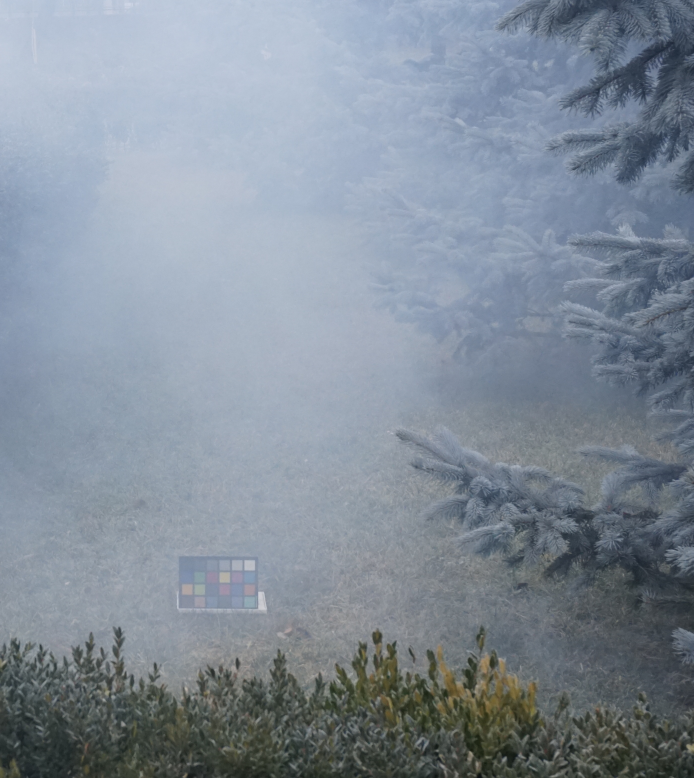
#> input picture data/hazy/08_outdoor_hazy.jpg, 2776 x 3112 px (shown at 1/4 size); its folder holds 2 pictures in this run
$ python synthesize_haze.py --input ../data/hazy --output out
#> lines starting #> are read from the running program, lines starting #| are printed output that depends on the picture
### src/io_utils.py
from __future__ import annotations

from pathlib import Path

import numpy as np
from PIL import Image

from .postprocessing import to_uint8


def list_images(directory: str | Path, extensions: list[str]) -> list[Path]:
    """Return all image paths under `directory` matching the given extensions."""
    return [p for p in Path(directory).rglob("*") if p.suffix.lower() in extensions]


def read_image(path: str | Path) -> np.ndarray:
    """Load an image from disk as an RGB float array in [0, 1]."""
    return np.array(Image.open(path).convert("RGB")) / 255.0


def write_image(path: str | Path, image: np.ndarray) -> None:
    """Write an image (RGB, float in [0, 1] or uint8) to disk."""
    if image.dtype != np.uint8:
        image = to_uint8(image)
    Image.fromarray(image).save(path)


def ensure_dir(path: str | Path) -> Path:
    """Create the directory if it does not exist and return it as a Path."""
    Path(path).mkdir(parents=True, exist_ok=True)
    return Path(path)

### src/postprocessing.py
from __future__ import annotations

import numpy as np


def clip_image(image: np.ndarray) -> np.ndarray:
    """Clip an image to [0, 1]."""
    return np.clip(image, 0, 1)


def to_uint8(image: np.ndarray) -> np.ndarray:
    """Convert a float image in [0, 1] to uint8."""
    return (clip_image(image) * 255).round().astype(np.uint8)

### scripts/synthesize_haze.py
"""Synthesise hazy versions of clean images using the atmospheric scattering
model. Useful if you don't have a paired benchmark dataset to hand: you can
take any clean outdoor photo, synthesise haze, and use the original as GT.

I(x) = J(x) * t(x) + A * (1 - t(x))

where t(x) = exp(-beta * d(x)) and d(x) is a synthetic depth proxy (radial
distance from the image centre, normalised to [0, 1]).

Example:
    python scripts/synthesize_haze.py \\
        --input data/clean \\
        --output data/synthetic_hazy \\
        --beta 1.2
"""
from __future__ import annotations

import argparse
from pathlib import Path
import sys

sys.path.insert(0, str(Path(__file__).resolve().parent.parent))

import numpy as np

from src.io_utils import ensure_dir, read_image, write_image


def radial_depth(h: int, w: int) -> np.ndarray:
    """Synthetic depth proxy: radial distance from image centre, normalised."""
    yy, xx = np.meshgrid(np.arange(h), np.arange(w), indexing="ij")
    cy, cx = (h - 1) / 2, (w - 1) / 2
    d = np.sqrt(((yy - cy) / cy) ** 2 + ((xx - cx) / cx) ** 2)
    return d / d.max()


def synthesize(image: np.ndarray, beta: float, A: float) -> np.ndarray:
    """Apply the atmospheric scattering model with synthetic radial depth."""
#> called with beta = 1.2, A = 0.9
    h, w = image.shape[:2]
#> h = 3112; w = 2776
    d = radial_depth(h, w)
    t = np.exp(-beta * d)[..., None]  # HxWx1
    A_vec = np.array([A, A, A], dtype=np.float32)
    hazy = image * t + A_vec * (1 - t)
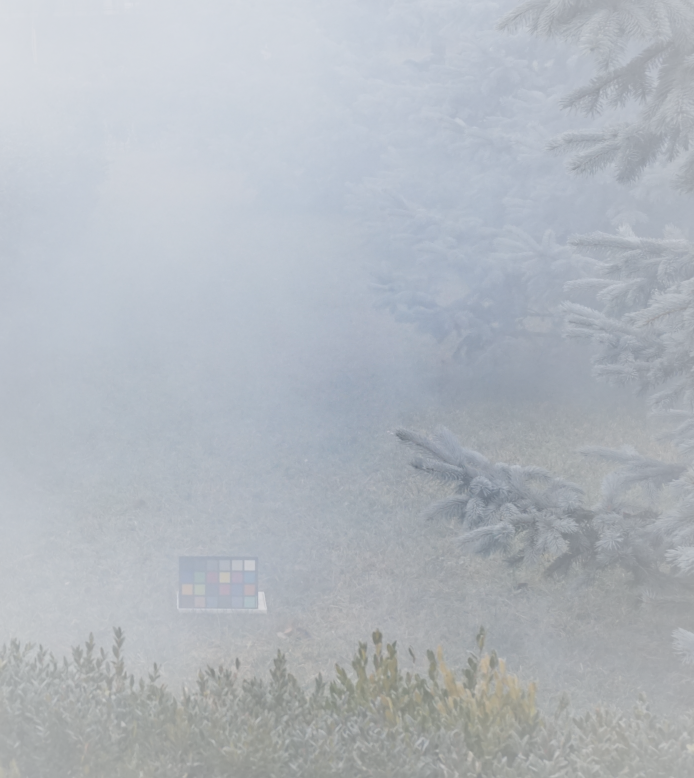
#> hazy: shape (3112, 2776, 3) float64 (shown at 1/4 size); mean R, G, B 0.699, 0.722, 0.748
    return np.clip(hazy, 0, 1)


def parse_args() -> argparse.Namespace:
    p = argparse.ArgumentParser()
    p.add_argument("--input", type=Path, required=True, help="Clean image dir.")
    p.add_argument("--output", type=Path, required=True, help="Output hazy dir.")
    p.add_argument("--beta", type=float, default=1.2, help="Scattering coefficient.")
    p.add_argument("--A", type=float, default=0.9, help="Atmospheric light brightness.")
    return p.parse_args()


def main() -> None:
    args = parse_args()
    ensure_dir(args.output)
    valid_exts = {".jpg", ".jpeg", ".png", ".bmp", ".tif", ".tiff"}
    inputs = sorted(p for p in args.input.iterdir() if p.suffix.lower() in valid_exts)
    if not inputs:
        raise SystemExit(f"No images found in {args.input}")
    for p in inputs:
        clean = read_image(p)
        hazy = synthesize(clean, args.beta, args.A)
        out_path = args.output / p.name
        write_image(out_path, hazy)
        print(f"Wrote {out_path}")
#> pass 2 of the loop in main, `for p in inputs:`:
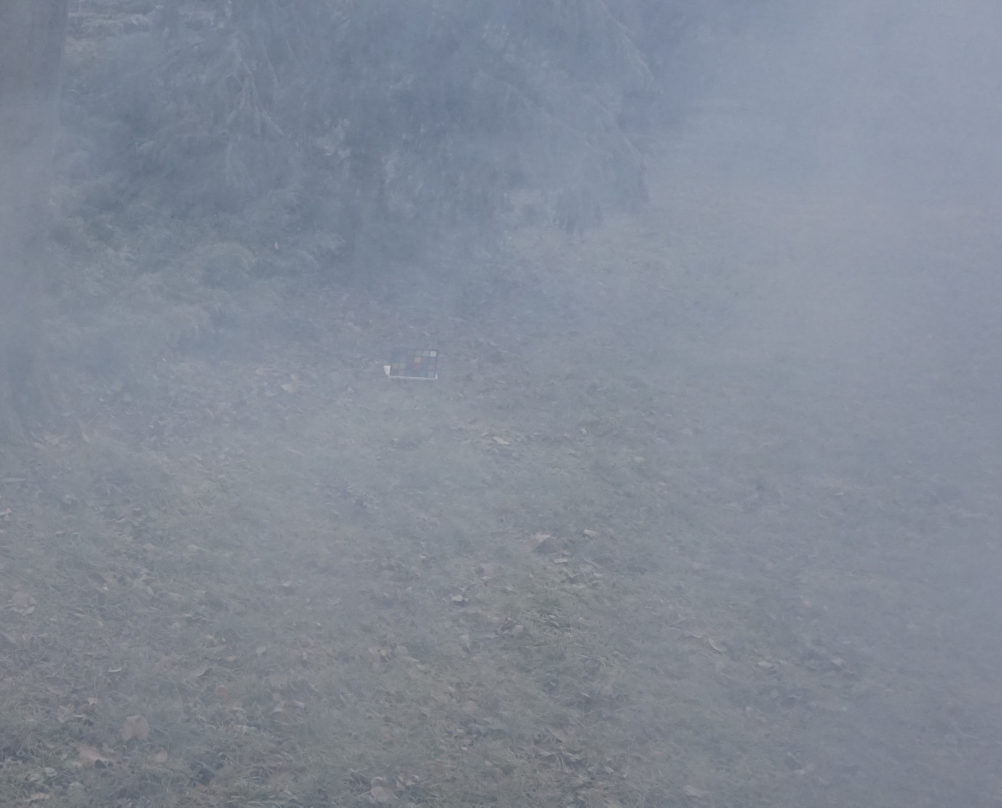
#> input picture data/hazy/09_outdoor_hazy.jpg, 3006 x 2422 px (shown at 1/3 size)
#> in synthesize (call 2), `hazy = image * t + A_vec * (1 - t)`:
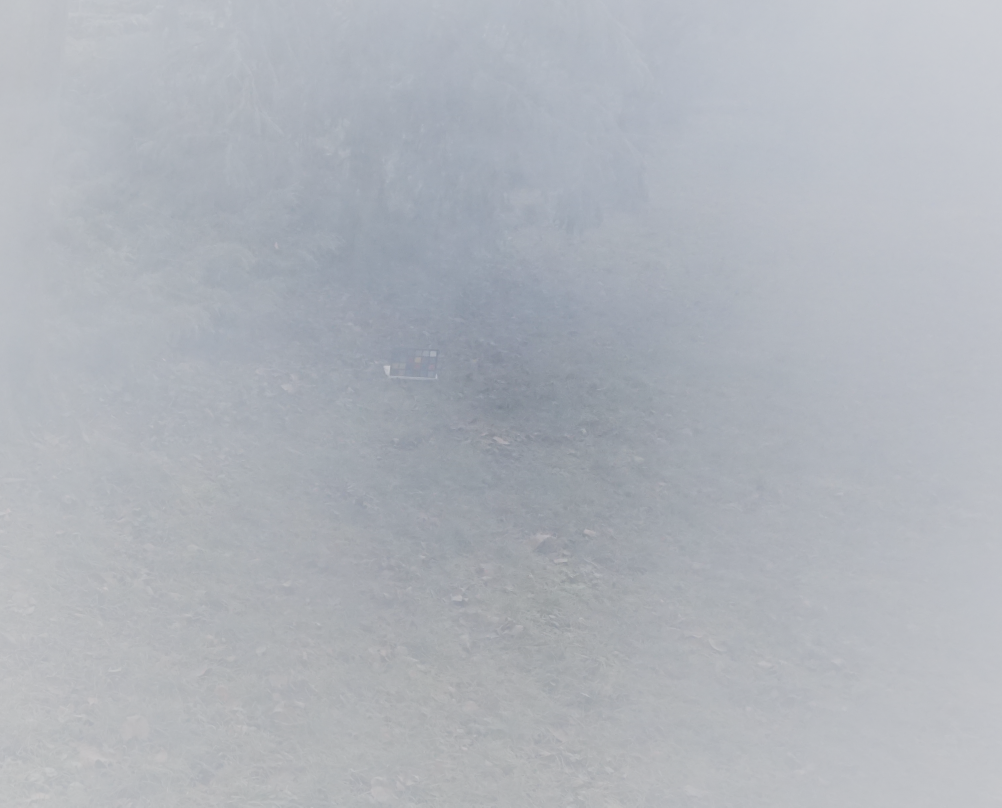
#> hazy: shape (2422, 3006, 3) float64 (shown at 1/3 size); mean R, G, B 0.693, 0.709, 0.735


if __name__ == "__main__":
    main()
